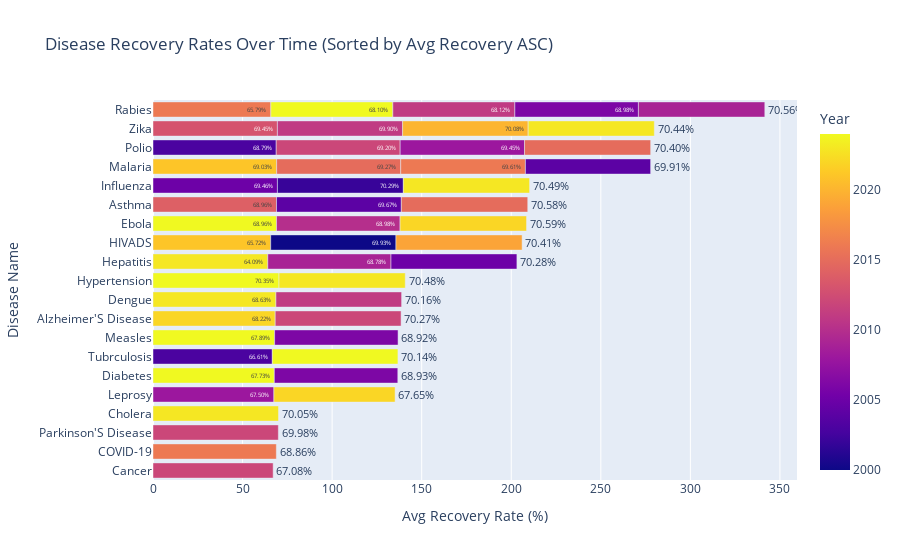

Notebook source saved alongside this figure:
### Code cell
# Visualisation
fig = px.bar(q2_pandas, x='avg_recovery', y='Disease Name', color='Year', orientation='h',
             title='Disease Recovery Rates Over Time (Sorted by Avg Recovery ASC)',
             labels={'avg_recovery': 'Avg Recovery Rate (%)', 'Disease Name': 'Disease Name'},
             text='avg_recovery')
fig.update_traces(texttemplate='%{text:.2f}%', textposition='outside')
fig.update_layout(yaxis_categoryorder='total ascending')  # Maintain sort order
fig.show()

### Figure 1 — Plotly figure (JSON) as saved in the notebook; plotly's stock layout.template omitted (floating-point values rounded to 4 significant figures)
{"data": [{"hovertemplate": "Avg Recovery Rate (%)=%{text}<br>Disease Name=%{y}<br>Year=%{marker.color}<extra></extra>", "legendgroup": "", "marker": {"color": [2023, 2021, 2016, 2003, 2012, 2008, 2022, 2024, 2024, 2024, 2011, 2022, 2023, 2009, 2003, 2016, 2006, 2006, 2014, 2024, 2006, 2010, 2021, 2012, 2015, 2008, 2013, 2005, 2016, 2004, 2011, 2004, 2000, 2012, 2023, 2020, 2024, 2011, 2012, 2005, 2002, 2024, 2015, 2019, 2023, 2023, 2023, 2009, 2015, 2022], "coloraxis": "coloraxis", "pattern": {"shape": ""}}, "name": "", "orientation": "h", "showlegend": false, "text": [64.09, 65.72, 65.79, 66.61, 67.08, 67.5, 67.65, 67.73, 67.89, 68.1, 68.12, 68.22, 68.63, 68.78, 68.79, 68.86, 68.92, 68.93, 68.96, 68.96, 68.98, 68.98, 69.03, 69.2, 69.27, 69.45, 69.45, 69.46, 69.61, 69.67, 69.9, 69.91, 69.93, 69.98, 70.05, 70.08, 70.14, 70.16, 70.27, 70.28, 70.29, 70.35, 70.4, 70.41, 70.44, 70.48, 70.49, 70.56, 70.58, 70.59], "textposition": "outside", "texttemplate": "%{text:.2f}%", "type": "bar", "x": [64.09, 65.72, 65.79, 66.61, 67.08, 67.5, 67.65, 67.73, 67.89, 68.1, 68.12, 68.22, 68.63, 68.78, 68.79, 68.86, 68.92, 68.93, 68.96, 68.96, 68.98, 68.98, 69.03, 69.2, 69.27, 69.45, 69.45, 69.46, 69.61, 69.67, 69.9, 69.91, 69.93, 69.98, 70.05, 70.08, 70.14, 70.16, 70.27, 70.28, 70.29, 70.35, 70.4, 70.41, 70.44, 70.48, 70.49, 70.56, 70.58, 70.59], "xaxis": "x", "y": ["Hepatitis", "HIVADS", "Rabies", "Tubrculosis", "Cancer", "Leprosy", "Leprosy", "Diabetes", "Measles", "Rabies", "Rabies", "Alzheimer'S Disease", "Dengue", "Hepatitis", "Polio", "COVID-19", "Measles", "Diabetes", "Asthma", "Ebola", "Rabies", "Ebola", "Malaria", "Polio", "Malaria", "Polio", "Zika", "Influenza", "Malaria", "Asthma", "Zika", "Malaria", "HIVADS", "Parkinson'S Disease", "Cholera", "Zika", "Tubrculosis", "Dengue", "Alzheimer'S Disease", "Hepatitis", "Influenza", "Hypertension", "Polio", "HIVADS", "Zika", "Hypertension", "Influenza", "Rabies", "Asthma", "Ebola"], "yaxis": "y"}], "layout": {"barmode": "relative", "coloraxis": {"colorbar": {"title": {"text": "Year"}}, "colorscale": [[0, "#0d0887"], [0.1111, "#46039f"], [0.2222, "#7201a8"], [0.3333, "#9c179e"], [0.4444, "#bd3786"], [0.5556, "#d8576b"], [0.6667, "#ed7953"], [0.7778, "#fb9f3a"], [0.8889, "#fdca26"], [1, "#f0f921"]]}, "legend": {"tracegroupgap": 0}, "title": {"text": "Disease Recovery Rates Over Time (Sorted by Avg Recovery ASC)"}, "xaxis": {"anchor": "y", "domain": [0, 1], "title": {"text": "Avg Recovery Rate (%)"}}, "yaxis": {"anchor": "x", "categoryorder": "total ascending", "domain": [0, 1], "title": {"text": "Disease Name"}}}}
